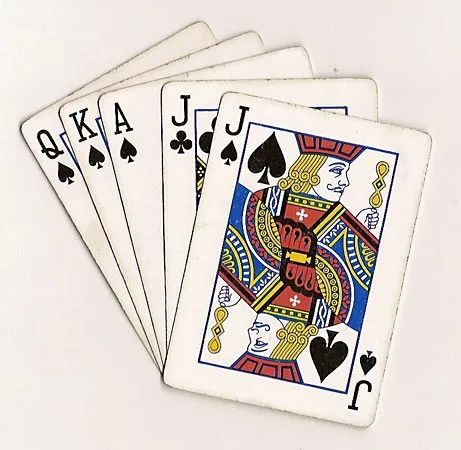
#> input picture resources/cards.png, 461 x 450 px
$ python 'Chapter 5.py'
#> lines starting #> are read from the running program, lines starting #| are printed output that depends on the picture
import cv2
import numpy as np

img = cv2.imread("resources/cards.png")
#> img is the input picture: shape (450, 461, 3); mean B, G, R 204.3, 210.1, 218.7
#this isolates a part of the image and makes it flat try diff img
width, height = 250,350
pts = np.float32([[111, 219],[287,188],[154, 482],[352,440]])
#point 1
pts2 = np.float32([[0,0],[width, 0],[height, 0],[width, height]])
#point 2
matrix = cv2.getPerspectiveTransform(pts, pts2)

imgOutput = cv2.warpPerspective(img, matrix, (width, height))
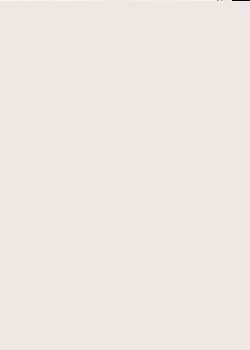
#> imgOutput: shape (350, 250, 3); mean B, G, R 226, 230, 238
cv2.imshow("Image", img)

cv2.imshow("Image2", imgOutput)

cv2.waitKey(0)
